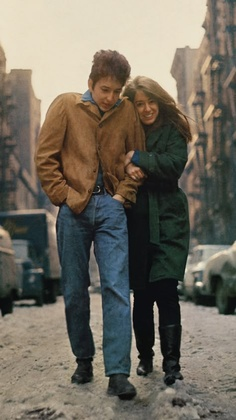
%> input picture test1.jpg, 236 x 420 px, shrunk from 474 x 843 before the run
$ octave hard_round_rotae.m   (GNU Octave 9; MATLAB toolbox functions it lacks are replaced by stand-ins)
%> lines starting %> are read from the running program, lines starting %| are printed output that depends on the picture
clear;
% round()
% Set rotation angle (in radians)
theta = 0.1 * pi / 2;

% load image
colorimage = imread('test1.jpg');
%> colorimage is the input picture: size 420x236x3 uint8; mean R, G, B 113.8, 107.8, 95.8

% convert to double precision and split RGB channels
M = im2double(colorimage);
MR = M(:,:,1); % Red
MG = M(:,:,2); % Green
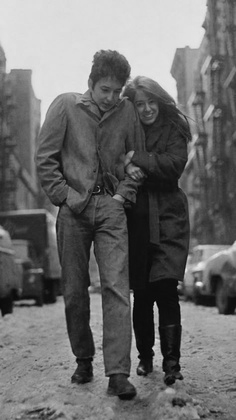
%> MG: size 420x236 double; min 0, max 0.918, mean 0.423
MB = M(:,:,3); % Blue
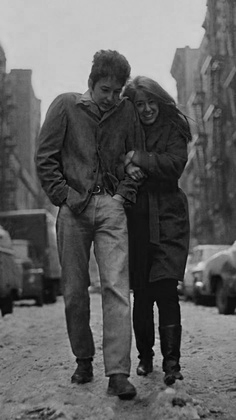
%> MB: size 420x236 double; min 0, max 0.843, mean 0.376

% get image size
rows = size(MR,1);
%> rows = 420
cols = size(MR,2);
%> cols = 236

% define rotation matrix and its inverse
R = [cos(theta) -sin(theta); sin(theta) cos(theta)];
Rinv = R^(-1);

% pad image to avoid cropping after rotation
padsize = 100;
MR_pad = padarray(MR, [padsize, padsize], 0, 'both');
MG_pad = padarray(MG, [padsize, padsize], 0, 'both');
MB_pad = padarray(MB, [padsize, padsize], 0, 'both');
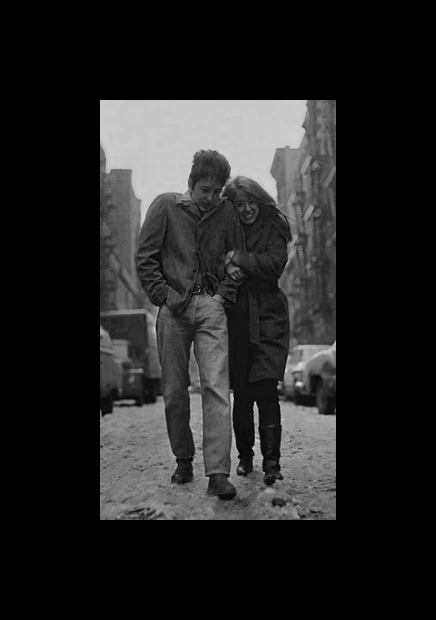
%> MB_pad: size 620x436 double; min 0, max 0.843, mean 0.138

[rows_pad, cols_pad] = size(MR_pad);
%> rows_pad = 620; cols_pad = 436
cx = cols_pad / 2;
%> cx = 218
cy = rows_pad / 2;
%> cy = 310

% create new (blank) matrices for rotated image
MR_new = zeros(size(MR_pad));
MG_new = zeros(size(MG_pad));
MB_new = zeros(size(MB_pad));

% basic rotation using hard rounding (push method)
for x = 1:cols_pad
    for y = 1:rows_pad
        % Shift origin to center
        x_shift = x - cx;
        y_shift = y - cy;

        % Apply rotation
        coord_new = R * [x_shift; y_shift];

        % Shift back
        x_new = round(coord_new(1) + cx);
        y_new = round(coord_new(2) + cy);

        % Check if new location is within bounds
        if x_new > 0 && x_new <= cols_pad && y_new > 0 && y_new <= rows_pad
            MR_new(y_new, x_new) = MR_pad(y, x);
            MG_new(y_new, x_new) = MG_pad(y, x);
            MB_new(y_new, x_new) = MB_pad(y, x);
        end
    end
end
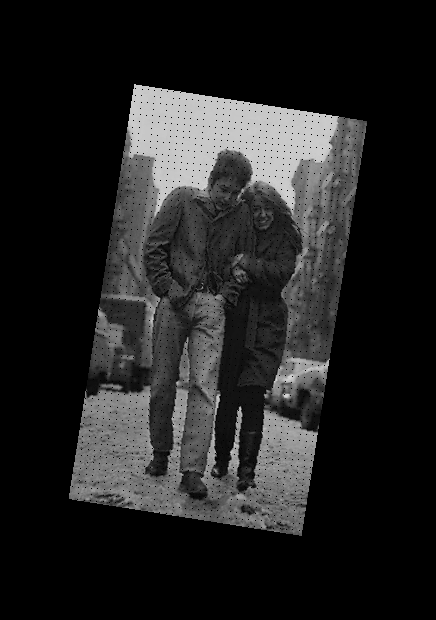
%> MB_new: size 620x436 double; min 0, max 0.843, mean 0.135
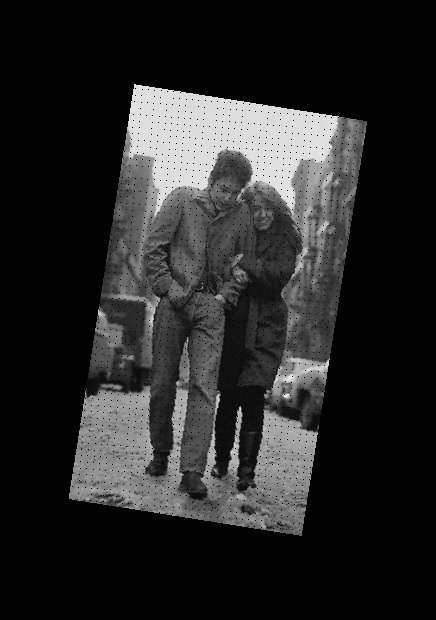
%> MG_new: size 620x436 double; min 0, max 0.918, mean 0.152
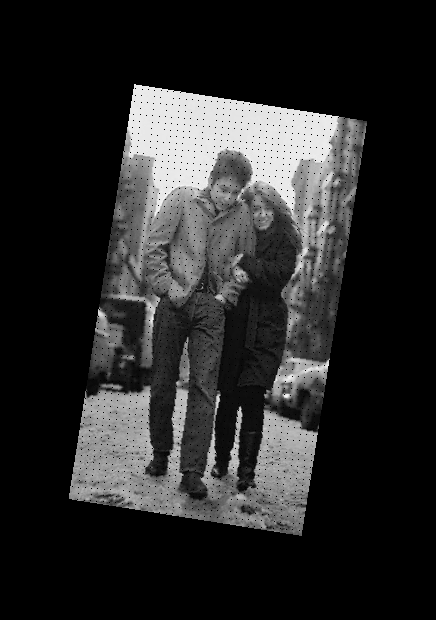
%> MR_new: size 620x436 double; min 0, max 0.98, mean 0.16

% Combine the rotated channels back into an image
Mrotate(:,:,1) = MR_new;
Mrotate(:,:,2) = MG_new;
Mrotate(:,:,3) = MB_new;
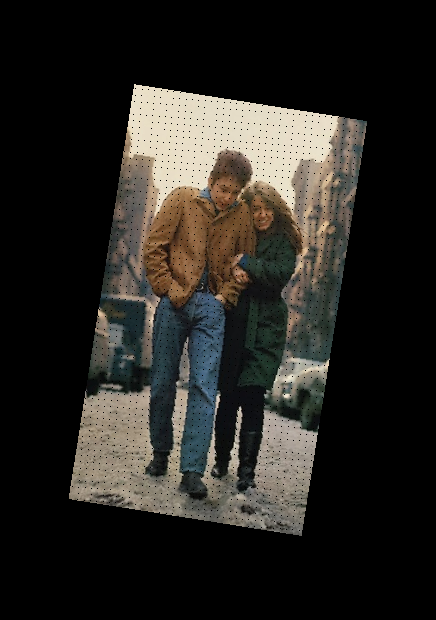
%> Mrotate: size 620x436x3 double; mean R, G, B 0.16, 0.152, 0.135

% Display and save the rotated image
figure;
imshow(Mrotate);
title('Rotated Image (Hard Rounding)');
imwrite(Mrotate, 'RotatedImage.jpg');

% Show original vs rotated side by side
figure;
subplot(1,2,1), imshow(colorimage), title('Original');
subplot(1,2,2), imshow(Mrotate), title('Rotated');
